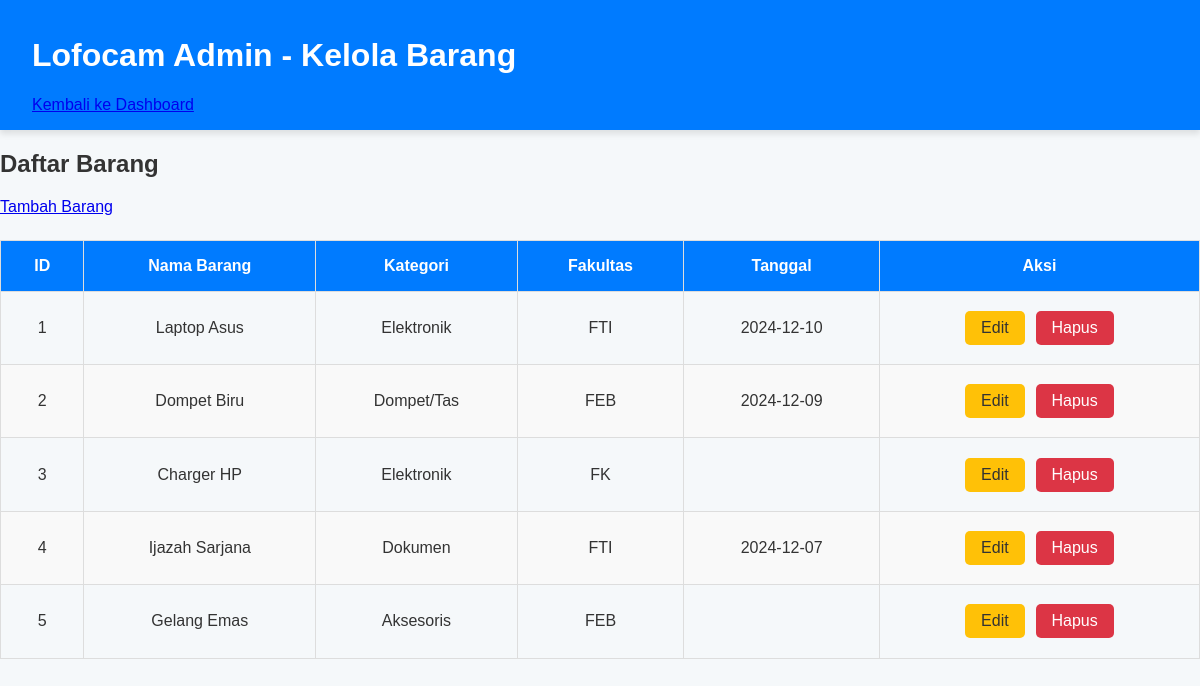
The app's page /kelola-barang.php (signed in) with its own data.
### tables this page shows
CREATE TABLE IF NOT EXISTS barang (
    id INT AUTO_INCREMENT PRIMARY KEY,
    nama_barang VARCHAR(255) NOT NULL,
    deskripsi TEXT,
    no_hp VARCHAR(15) NOT NULL,
    foto_barang VARCHAR(255),
    fakultas ENUM('FTI', 'FTSP', 'FK', 'FIAI', 'FEB', 'FPSB') NOT NULL,
    kategori ENUM('Aksesoris', 'Elektronik', 'Dompet/Tas', 'Dokumen', 'Lain-lain') NOT NULL,
    tanggal_hilang DATE NULL,
    tanggal_temuan DATE NULL,
    status ENUM('Belum Ditemukan', 'Ditemukan') DEFAULT 'Belum Ditemukan',
    created_at TIMESTAMP DEFAULT CURRENT_TIMESTAMP
);

### kelola-barang.php (the view, shortened to what this page needs)
<?php
include '../config/db.php';
$result = $conn->query("SELECT *,
                               CASE
                                   WHEN status = 'Ditemukan' THEN tanggal_temuan
                                   ELSE tanggal_hilang
                               END AS tanggal_terkait
                        FROM barang");
?>
<!DOCTYPE html>
<html lang="en">
<head>
    <link rel="stylesheet" href="css/admin.css">
</head>
<body>
    <header class="navbar">
        <h1>Lofocam Admin - Kelola Barang</h1>
        <a href="home-admin.php" class="btn">Kembali ke Dashboard</a>
    </header>
    <main class="container">
        <h2>Daftar Barang</h2>
        <a href="edit-barang.php" class="btn btn-primary">Tambah Barang</a>
        <table>
            <thead>
                <tr>
                    <th>ID</th>
                    <th>Nama Barang</th>
                    <th>Kategori</th>
                    <th>Fakultas</th>
                    <th>Tanggal</th>
                    <th>Aksi</th>
                </tr>
            </thead>
            <tbody>
                <?php while ($row = $result->fetch_assoc()): ?>
                    <tr>
                        <td><?= $row['id']; ?></td>
                        <td><?= htmlspecialchars($row['nama_barang']); ?></td>
                        <td><?= htmlspecialchars($row['kategori']); ?></td>
                        <td><?= htmlspecialchars($row['fakultas']); ?></td>
                        <td><?= htmlspecialchars($row['tanggal_terkait']); ?></td>
                        <td>
                            <a href="edit-barang.php?id=<?= $row['id']; ?>" class="btn btn-warning">Edit</a>
                            <a href="?delete=<?= $row['id']; ?>" class="btn btn-danger" onclick="return confirm('Yakin ingin menghapus?')">Hapus</a>
                        </td>
                    </tr>
                <?php endwhile; ?>
            </tbody>
        </table>
    </main>
</body>
</html>

### admin.css (style rules this page uses)
body { margin: 0; font-family: Arial, sans-serif; background-color: #f5f8fa; color: #333; box-sizing: border-box; }
.navbar { background-color: #007bff; padding: 1rem 2rem; color: #fff; box-shadow: 0 4px 6px rgba(0, 0, 0, 0.1); position: sticky; top: 0; z-index: 1000; }
table { width: 100%; border-collapse: collapse; margin: 1.5rem 0; }
table th, table td { text-align: center; padding: 1rem; border: 1px solid #ddd; }
table th { background-color: #007bff; color: white; font-weight: bold; }
table tr:nth-child(even) { background-color: #f9f9f9; }
table .btn { display: inline-block; padding: 0.5rem 1rem; margin: 0.2rem; border-radius: 5px; text-decoration: none; color: white; transition: background-color 0.3s ease; }
table .btn-danger { background-color: #dc3545; }
table .btn-warning { background-color: #ffc107; color: #333; }

### records on screen
barang: id "1", nama_barang "Laptop Asus", kategori "Elektronik", fakultas "FTI", tanggal_terkait "2024-12-10"
barang: id "2", nama_barang "Dompet Biru", kategori "Dompet/Tas", fakultas "FEB", tanggal_terkait "2024-12-09"
barang: id "3", nama_barang "Charger HP", kategori "Elektronik", fakultas "FK"
barang: id "4", nama_barang "Ijazah Sarjana", kategori "Dokumen", fakultas "FTI", tanggal_terkait "2024-12-07"
barang: id "5", nama_barang "Gelang Emas", kategori "Aksesoris", fakultas "FEB"
